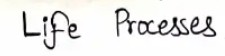
#> input picture backend/data2.jpg, 225 x 56 px
$ python noML.py
#> lines starting #> are read from the running program, lines starting #| are printed output that depends on the picture; after the words box and inside, x2 and y2 are one past the last pixel; in counts of white or black regions, pixels touching at a corner belong together
import cv2
import numpy as np
import os

# --- Functions ---

def calculate_slant_angle(image):
    edges = cv2.Canny(image, 50, 150)
    lines = cv2.HoughLines(edges, 1, np.pi / 180, 200)
    if lines is None:
        return 0
    angles = [(theta * 180 / np.pi) - 90 for rho, theta in (line[0] for line in lines)]
    return np.mean(angles) if angles else 0

def calculate_size(image):
    _, thresh = cv2.threshold(image, 128, 255, cv2.THRESH_BINARY_INV)
    contours, _ = cv2.findContours(thresh, cv2.RETR_EXTERNAL, cv2.CHAIN_APPROX_SIMPLE)
    if not contours:
        return 0
    areas = [cv2.boundingRect(cnt)[3] for cnt in contours]  # height of each contour
    return np.mean(areas)

def calculate_stroke(image):
    _, thresh = cv2.threshold(image, 128, 255, cv2.THRESH_BINARY_INV)
    return np.mean(thresh) / 255  # stroke thickness

def predict_behavior(slant_angle, avg_size, stroke):
    if slant_angle > 5 and avg_size > 30:
        return "Outgoing/Confident"
    elif slant_angle < -5 and avg_size < 20:
        return "Introverted/Shy"
    elif stroke > 0.6:
        return "Strong-willed/Stressed"
    else:
        return "Neutral"

# --- Function to search image automatically ---
def find_image(filename, search_dir):
#> called with filename = 'data2.jpg', search_dir = 'backend'
    for root, dirs, files in os.walk(search_dir):
        for file in files:
            if file.lower() == filename.lower():
                return os.path.join(root, file)
    return None

# --- Main ---

# Your image file name (with spaces and jpg extension)
image_file = "data2.jpg"

# Search in project folder automatically
project_dir = os.path.dirname(os.path.dirname(os.path.abspath(__file__)))  # one level up from backend
image_path = find_image(image_file, project_dir)

if image_path is None:
    print(f"Error: Could not find '{image_file}' in project folder '{project_dir}'")
else:
    img = cv2.imread(image_path, cv2.IMREAD_GRAYSCALE)
#> img: shape (56, 225); min 0, max 255, mean 233.1
    if img is None:
        print(f"Error: Failed to read image at '{image_path}'. Check format/extension.")
    else:
        # Calculate features
        slant_angle = calculate_slant_angle(img)
#> in calculate_slant_angle, `edges = cv2.Canny(image, 50, 150)`:
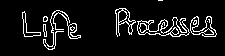
#> edges: shape (56, 225); 8% white in thin lines or dots, all inside (x1, y1, x2, y2) = (22, 0, 217, 50)
#> in calculate_slant_angle, `lines = cv2.HoughLines(edges, 1, np.pi / 180, 200)`: lines = None
#> slant_angle = 0
        avg_size = calculate_size(img)
#> in calculate_size, `_, thresh = cv2.threshold(image, 128, 255, cv2.THRESH_BINARY_INV)`:
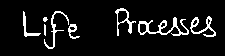
#> thresh: shape (56, 225); 8% white in thin lines or dots, all inside (x1, y1, x2, y2) = (23, 8, 216, 49)
#> in calculate_size, `contours, _ = cv2.findContours(thresh, cv2.RETR_EXTERNAL, cv2.CHAIN_AP..`: contours = 8 contours, 2 with area under 20; largest, box (x1, y1, x2, y2) and area: (138, 17, 189, 36) 258, (115, 8, 136, 36) 183, (190, 16, 216, 37) 136, (44, 11, 69, 49) 78, (23, 11, 41, 37) 66, (68, 24, 80, 39) 62
#> in calculate_size, `areas = [cv2.boundingRect(cnt)[3] for cnt in contours]`: areas = [15, 12, 19, 5, 21, 38, 26, 28]
#> avg_size = 20.5
        stroke = calculate_stroke(img)
#> stroke = 0.0802

        # Predict behavior
        behavior = predict_behavior(slant_angle, avg_size, stroke)
#> behavior = 'Neutral'
        print(f"Detected Behavior: {behavior}")
#| Detected Behavior: Neutral
        print(f"Slant Angle: {slant_angle:.2f}°, Avg Letter Size: {avg_size:.2f}, Stroke: {stroke:.2f}")
#| Slant Angle: 0.00°, Avg Letter Size: 20.50, Stroke: 0.08
